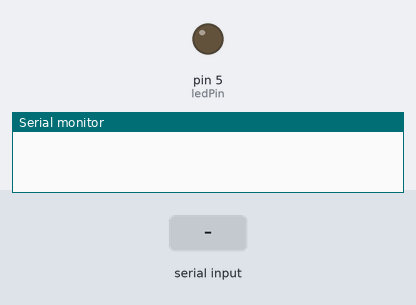
A sketch run on a simulated Arduino Uno, built with avr-gcc and run on an emulated ATmega328P. Shown: output pins drawn as LEDs (lit = HIGH), the last lines printed to the serial monitor. The test bench sets the inputs (shaded band).

Above: at 1.2 s.
1.3 s: "1" received over Serial
At 2.5 s:
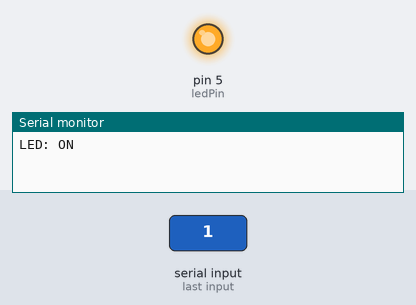
2.8 s: "0" received over Serial
At 3.6 s:
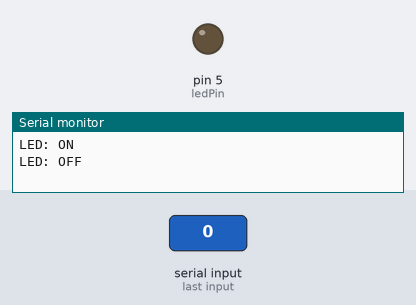
Timing chart, 0 to 5.8 s (numbered marks = the images above; inputs shaded):
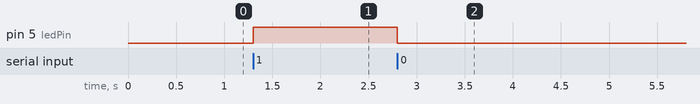

The sketch:

HC05_test.ino
```cpp
int ledPin = 5;

void setup () {
  pinMode (ledPin, OUTPUT);
  Serial.begin (9600);
}

void loop ()
{
  if (Serial.available() > 0)  // Checks whether data is comming from the serial port
  {
    const int state = Serial.read();     // Reads the data from the serial port
    switch (state)
    {
      case '0':
        digitalWrite(ledPin, LOW); // Turn LED OFF
        Serial.println("LED: OFF"); // Send back, to the phone, the String "LED: ON"
        break;

       case '1':
        digitalWrite(ledPin, HIGH);
        Serial.println("LED: ON");
    }
  }
}
```

Measured:
- after the input at 1.3 s, pin 5 (ledPin): LOW → HIGH at once
- after the input at 2.8 s, pin 5 (ledPin): HIGH → LOW at once
